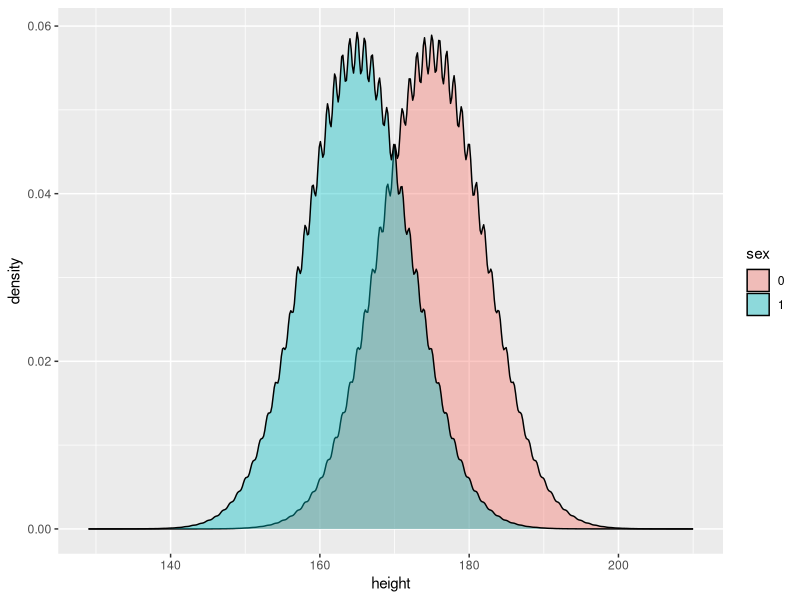

Here is the R script that generated this plot: (Note: this script raises an error after producing the figure.)
library(ggplot2)
library(dplyr)
library(tidyr)


################# generate population ######################

# set population characteristics
population_size <- 10000000
# height
population_group0_height <- 175
population_group1_height <- 165
population_height <- (population_group0_height - population_group1_height) 
population_height_sd <- 7
population_group0_IQ <- 100
population_group1_IQ <- 100
population_IQ <- population_group0_IQ - population_group0_IQ
population_IQ_sd <- 15

# generate Data women
height <- round(rnorm((population_size/2), population_group1_height, population_height_sd), 0)
IQ <- round(rnorm((population_size/2), population_group1_IQ, population_IQ_sd), 0)
sex <- 1
women_df <- data.frame(sex, height, IQ)

# generate data men
height <- round(rnorm((population_size/2), population_group0_height, population_height_sd), 0)
IQ <- round(rnorm((population_size/2), population_group0_IQ, population_IQ_sd), 0)
sex <- 0
men_df <- data.frame(sex, height, IQ)


# merge in df
population_df <- rbind(women_df, men_df)
population_df$sex <- as.factor(population_df$sex)


# visualize the population height
ggplot(data=population_df, aes(x=height, group=sex, fill=sex)) + geom_density(adjust=1.5, alpha=.4) 

# visualize the population IQ
ggplot(data=population_df, aes(x=IQ, group=sex, fill=sex)) + geom_density(adjust=1.5, alpha=.4) 




################# Simulate experiments ######################

# create DF to hold results from all iterations
results_df <- data.frame() 


#
CI_dance <- function(dep_var, pop_mean, n_i, sample_size) {

  # each iteration represents an experiment that takes a random sample 
  # (of the set sample size) from the population
  for (i in 1:n_i) {
    # get sample
    sample_women <- sample_n(women_df, (sample_size*0.5))
    sample_men <- sample_n(men_df, (sample_size*0.5))
    # merge sample
    sample <- rbind(sample_men, sample_women)
    
    # t test
    formula <- as.formula(paste(dep_var, "~ sex"))
    res <- t.test(formula, data = sample, var.equal = TRUE)
    
    # does CI include true mean?
    true_CI <- ifelse(res$conf.int[1] < pop_mean & pop_mean < res$conf.int[2], 1, 0)
    # is result statistically significant?
    sig <- ifelse(res$p.value <= 0.05, 1, 0)

    # add results to df
    res_df <- data.frame(experiment = i, 
                         true_mean = pop_mean, 
                         p.value = res$p.value, 
                         df = res$stderr, 
                         t.value = res$statistic, 
                         conf.low = res$conf.int[1], 
                         conf.high = res$conf.int[2], 
                         mean_men = res$estimate[1], 
                         mean_women = res$estimate[2], 
                         mean_diff = res$estimate[1] - res$estimate[2], 
                         trueCI = true_CI,
                         sig = sig)
    
    # update global results_df
    results_df <<- rbind(results_df, res_df)
    
    # show results
    #print(res)
  }
}


############## run the dance of the CIs #####################

# This runs the simulation of the experiments
# enter the dependent variable, population mean, number of experiments and sample size per experiment
CI_dance("height", population_height,  100, 20)


# visualize the dance of the p-values
results_df$sig <- as.factor(results_df$sig)

p_plot <- ggplot(data=results_df, aes(y=p.value, x=experiment, color=sig)) +
  geom_hline(yintercept=0.05, linetype="dotted", color="black", linewidth = 1) +
  geom_point() 
p_plot

# visualize density of means received from all samples
ggplot(data=results_df, aes(x=p.value)) + geom_density(adjust=1.5, alpha=.4) 


# visualize the dance of the CIs
results_df$trueCI <- as.factor(results_df$trueCI)

ci_plot <- ggplot(data=results_df, aes(y=mean_diff, x=experiment, color=trueCI)) + 
  geom_hline(yintercept=results_df$true_mean, linetype="dotted", color="black", linewidth = 1) +
  geom_errorbar(aes(ymin=conf.low, ymax=conf.high), width=.5) +
  geom_point() 
print(ci_plot)

# visualize density of means received from all samples
ggplot(data=results_df, aes(x=mean_diff)) + geom_density(adjust=1.5, alpha=.4) 







